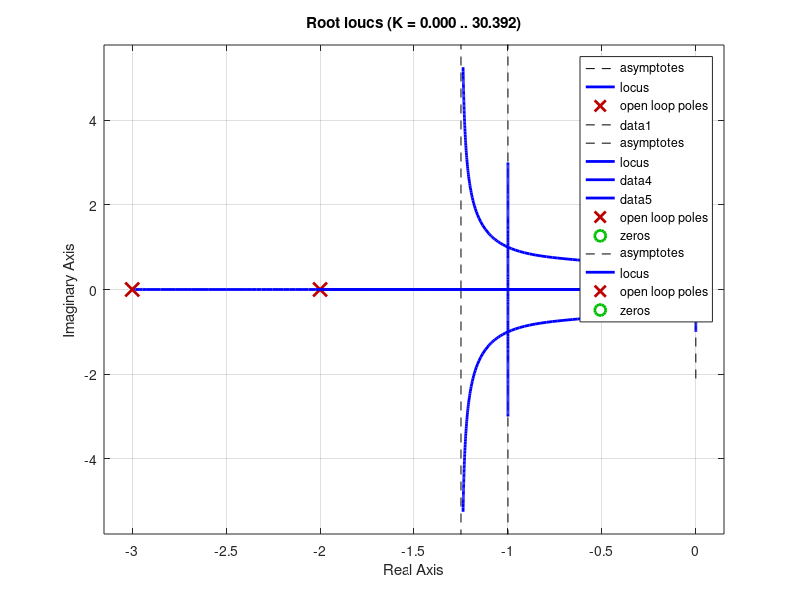

Source code (MATLAB): (Note: this script raises an error after producing the figure.)
%% Problem 2
close all
clear all
s = tf('s');

% Set up transfer functions and compensators.
g = tf(1/s^2);
gc1 = tf((s+0)/(s+2));
gc2 = tf((s+0.5)/(s+3));

% Plot all root loci.
rlocus(g)
hold on
axis([-5 1 -3 3])
grid
rlocus (gc1*g)
rlocus (gc2*g)

% Calculate the gain.
[K1,poles]=rlocfind(gc1*g,-1+j)      % K = 2
[K2,poles]=rlocfind(gc2*g,-1+j)      % K = 4

% Plot the response curves.
% unit-step response.
close all
step(feedback(g,1))
axis([0 10 -4 6])
hold on
grid
step(K1*feedback(gc1*g,1))
step(K2*feedback(gc2*g,1))
title('Unit-Step Response')

% unit-ramp response.
close all
step(feedback(g,1)*1/s)
axis([0 10 0 10])
hold on
grid
step(feedback(K1*gc1*g,1)*1/s)
step(feedback(K2*gc2*g,1)*1/s)
title('Unit-Ramp Response')

% unit-acceleration response.
close all
step(feedback(g,1)*1/s^2)
axis([0 10 0 10])
hold on
grid
step(feedback(K1*gc1*g,1)*1/s^2)
step(feedback(K2*gc2*g,1)*1/s^2)
title('Unit-Acceleration Response')

%% Problem 3
close all
clear all
s = tf('s');

% Set up transfer functions and compensators.
g = tf(820/(s*(s+10)*(s+20)))
gc1 = tf((s+0.4)/(s+0.03))
gc2 = tf((s+0.04)/(s+0.003))

% Plot all root loci.
rlocus(g)
hold on
axis([-25 5 -15 15])
grid
rlocus (gc1*g)
rlocus (gc2*g)

% Assuming a gain of 1???

% Plot the response curves.
% unit-step response.
close all
step(feedback(g,1))
axis([0 2 0 2])
hold on
grid
step(feedback(gc1*g,1))
step(feedback(gc2*g,1))
title('Unit-Step Response')

% unit-ramp response.
close all
step(feedback(g,1)*1/s)
axis([0 2 0 2])
hold on
grid
step(feedback(gc1*g,1)*1/s)
step(feedback(gc2*g,1)*1/s)
title('Unit-Ramp Response')